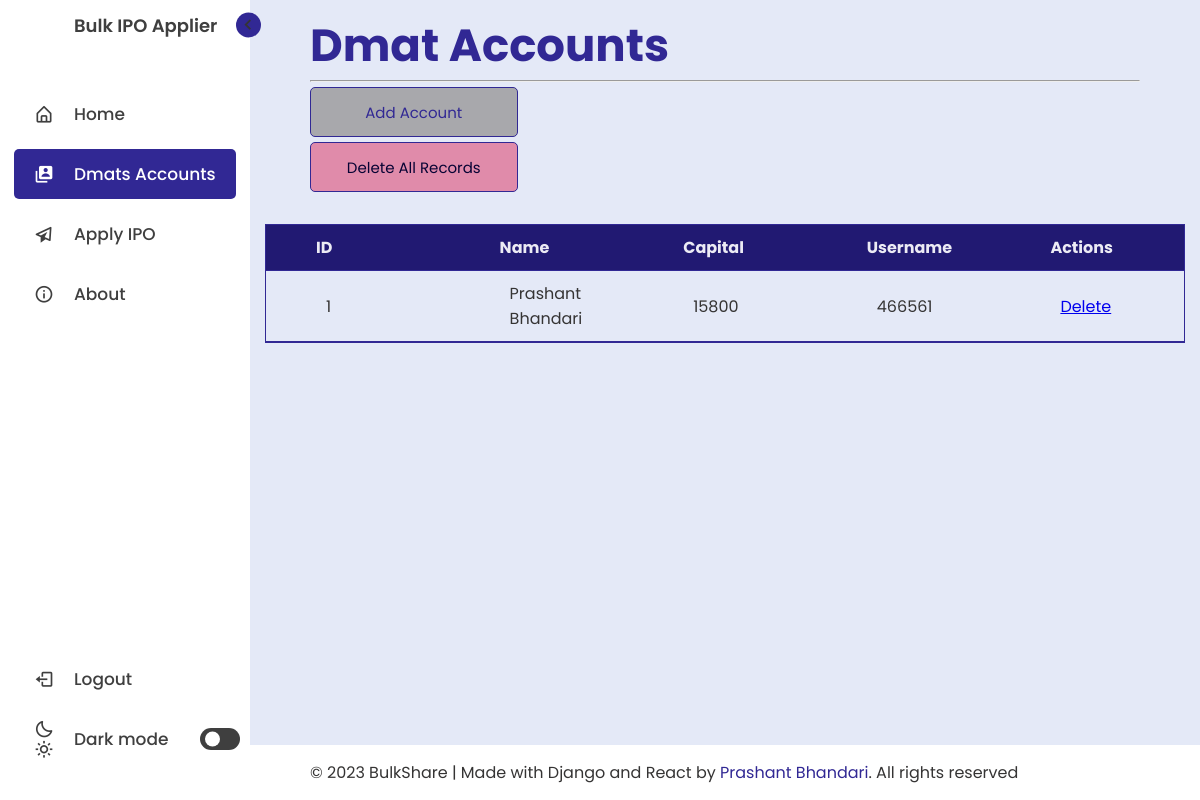
Before: /dmatsaccount/ (signed in) with the older database file.
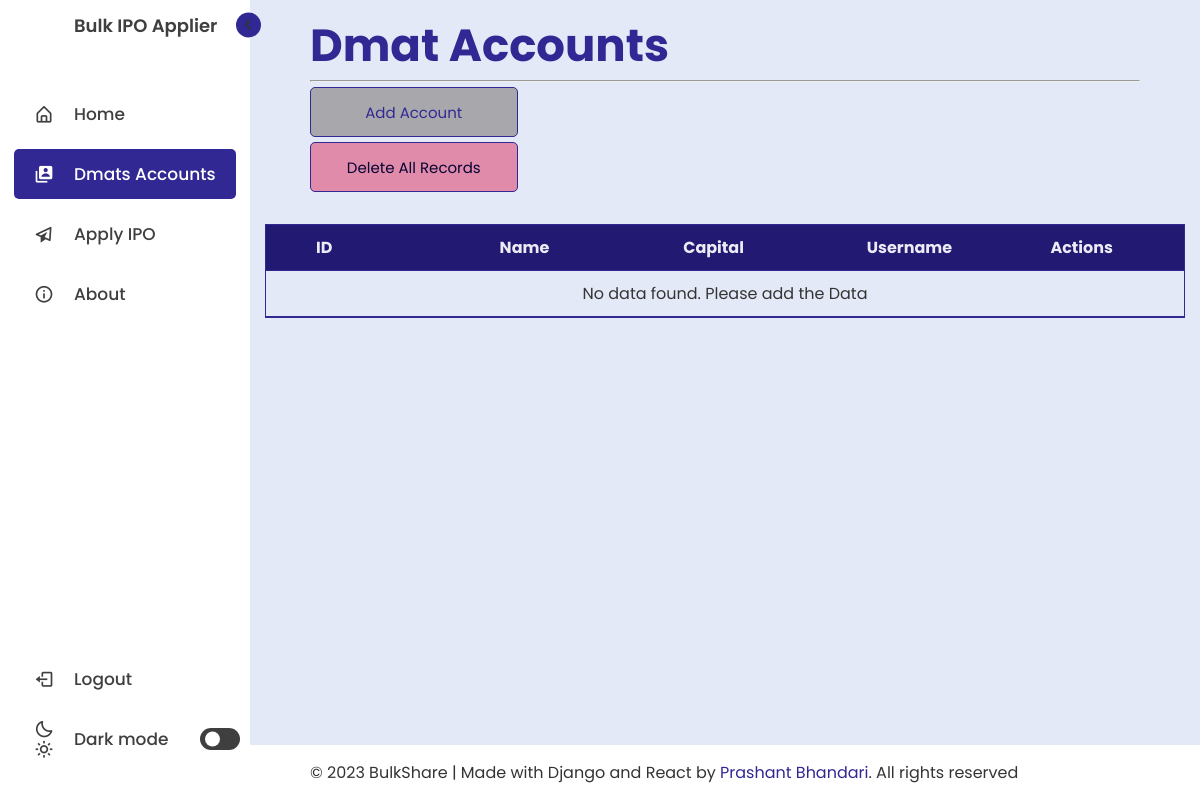
After: the same page with the newer database file.
### bulkapp/models.py (models this page shows, shortened)
class DmatsAccount(models.Model):
    user = models.ForeignKey(User, on_delete=models.CASCADE)
    name = models.CharField(max_length=40)
    capital = models.IntegerField()
    username = models.IntegerField(
        unique=True,
        error_messages={
            'unique': ("A user with that db id already exists."),
        }
    )
    password = models.CharField(max_length=100)
    crn = models.CharField(max_length=200
    )
    pin = models.IntegerField()

### bulkapp/views.py (the view)
# urls.py: path('dmatsaccount/',views.dmatsaccount,name='dmatsaccount'),
@login_required(login_url='/login/')
def dmatsaccount(request):
    if request.method == 'POST':
        dform = DmatsForm(request.POST)
        if dform.is_valid():
            instance = dform.save(commit=False)
            instance.user =request.user
            instance.save()
            messages.success(request,'Account Added successfully')
            return redirect('/dmatsaccount/')
        else:
            messages.error(request,dform.errors)
            return redirect('/dmatsaccount/')
    else:
        dform = DmatsForm()
        user = request.user
        dmats = DmatsAccount.objects.filter(user=user)
        context = {
            'dmats':dmats,
            'dform':dform
        }
    return render(request,'dmatsaccount.html',context)

### bulkapp/templates/dmatsaccount.html (shortened to what this page needs)
{% extends 'base.html' %}
{% block content %}
{% load static %}
{%include 'nav.html' %}
<section class="side-content" id="accounts">
    <div class="text">
        <h1>Dmat Accounts</h1>
        <hr>
        <div class="btn">
            <button id="addAccount" class="btn btn-add">Add Account</button>
        </div>
        <div class="btn">
            {%include 'dmatsdeleteall.html' %}
        </div>
    </div>
    <div class="container">
        <div class="row">
            <div class="col-12">
                <table class="table table-bordered">
                    <thead>
                        <tr>
                            <th>ID</th>
                            <th> Name</th>
                            <th> Capital</th>
                            <th> Username</th>
                            <th> Actions</th>
                        </tr>
                    </thead>
                    <tbody id="tbody">
                        {% if dmats is not None %}
                        {% for i in dmats %}
                        <tr>
                            <td>{{ forloop.counter}}</td>
                            <td>{{ i.name }}</td>
                            <td>{{ i.capital }}</td>
                            <td>{{ i.username }}</td>
                            <td>
                                <a href="/dmatslist/{{ i.id }}/delete/" class="btn btn-danger">Delete</a>
                            </td>
                            {% empty %}
                            <td colSpan="4" align="center">No data found. Please add the Data</td>
                        {% endfor %}
                        {% endif %}
                    </tbody>
                </table>
            </div>
        </div>
    </div>
    <footer>
        <p>© 2023 BulkShare | Made with Django and React by <a href="https://github.com/prashant0ngx/" class="link">Prashant
                Bhandari</a>. All rights reserved</p>
    </footer>
</section>
{% endblock %}

### bulkapp/templates/base.html (shortened to what this page needs)
{% load static %}
<!DOCTYPE html>
<html lang="en">
<head>
    <link rel="stylesheet" href="{% static '/css/style.css' %}">
    <link rel="stylesheet" href="{% static '/css/alert.css' %}">
    <link rel="stylesheet" href="{% static '/css/confirmloader.css' %}">
    <link href='https://unpkg.com/boxicons@2.1.1/css/boxicons.min.css' rel='stylesheet'>
</head>
<body>
    {% block content %} {% endblock %}
</body>
</html>

### bulkapp/templates/nav.html (shortened to what this page needs)
{% load static %}
<nav class="sidebar open">
    <header>
        <div class="image-text">
            <div class="text logo-text">
                <span class="name">Bulk IPO Applier
                </span>
            </div>
        </div>
        <i class='bx bx-chevron-right toggle'></i>
    </header>
    <div class="menu-bar">
        <div class="menu">
            <ul class="menu-links" id="menu">
                <li class="{% if request.path == '/' %} active{% endif %}">
                    <a href="{% url 'index'%}">
                        <i class='bx bx-home-alt icon'></i>
                        <span class="text nav-text">Home</span>
                    </a>
                </li>
                <li class="{% if request.path == '/dmatsaccount/' %} active{% endif %}">
                    <a href="/dmatsaccount/">
                        <i class='bx bxs-user-account icon'></i>
                        <span class="text nav-text">Dmats Accounts</span>
                    </a>
                </li>
                <li class="{% if request.path == '/applyipo/' %} active{% endif %}">
                    <a href="/applyipo/">
                        <i class='bx bx-paper-plane icon'></i>
                        <span class="text nav-text">Apply IPO</span>
                    </a>
                </li>
                <li class="{% if request.path == '/about/' %} active{% endif %}">
                    <a href="/about/">
                        <i class='bx bx-info-circle icon'></i>
                        <span class="text nav-text">About</span>
                    </a>
                </li>
            </ul>
        </div>
        <div class="bottom-content">
            <li class="">
                <a href="{% url 'logout'%}">
                    <i class='bx bx-log-out icon'></i>
                    <span class="text nav-text">Logout</span>
                </a>
            </li>
            <li class="">
                <div class="sun-moon">
                    <i class='bx bx-moon icon moon'></i>
                    <i class='bx bx-sun icon sun'></i>
                </div>
                <span class="mode-text text">Dark mode</span>
                <div class="toggle-switch">
                    <span class="switch"></span>
                </div>
            </li>
        </div>
    </div>
</nav>

### bulkapp/templates/dmatsdeleteall.html
<button onclick=location.href="{% url 'dmatsdeleteall' %}" class="btn btn-delete">Delete All Records</button>

Changed rows visible on the page:
removed DmatsAccount: name "Prashant Bhandari", capital "15800", username "466561"
Other visible differences:
text now shown: "No data found. Please add the Data"
